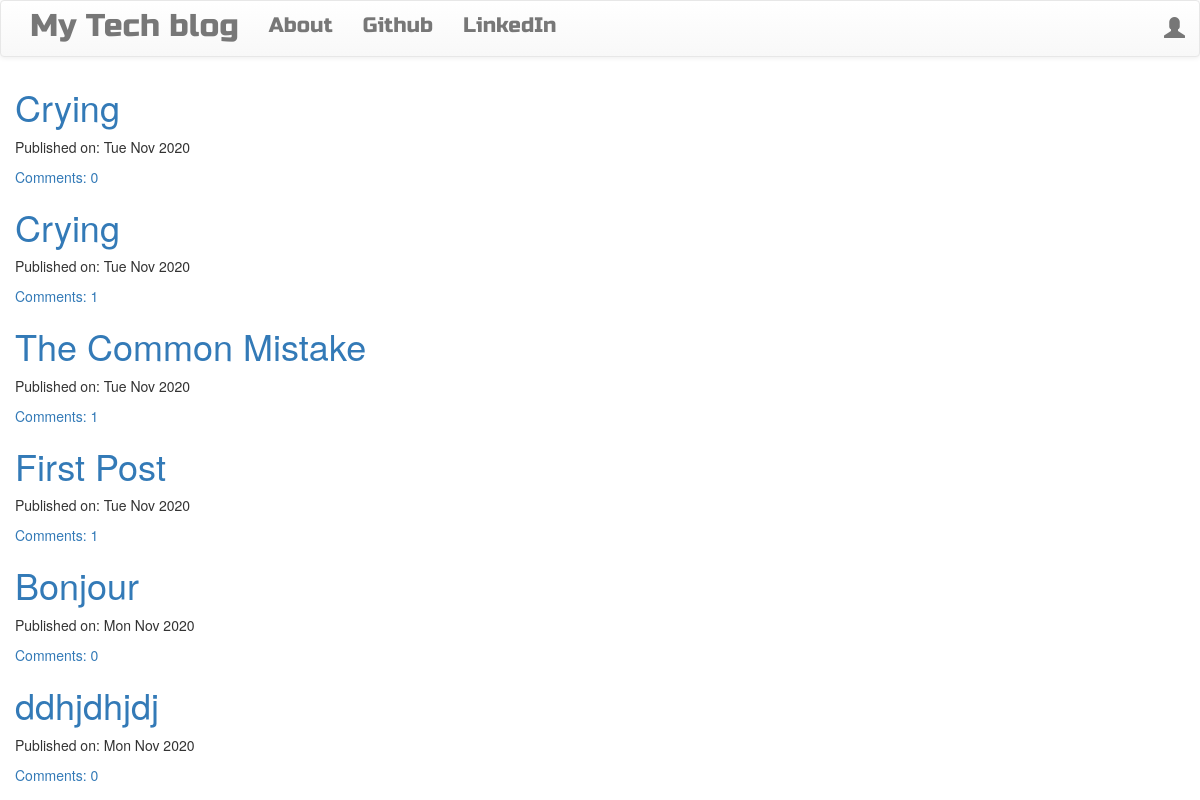
The page / on the database its author committed.
### blogapp/models.py (models this page shows, shortened)
class Post(models.Model):
    author=models.ForeignKey("auth.User", on_delete=models.CASCADE)
    title=models.CharField(max_length=200)
    text=models.TextField()
    create_date=models.DateTimeField(default=timezone.now)
    published_date=models.DateTimeField(blank=True, null=True)
    def approved_comments(self):
        return self.comments.filter(approved_comment=True)

### blogapp/views.py (the view)
# urls.py: path("", views.PostListView.as_view(), name="post-list-page"),
class PostListView(ListView):
    model=Post
    def get_queryset(self):
        return Post.objects.filter(published_date__lte=timezone.now()
        ).order_by("-published_date")#la date la plus recente

### blogapp/templates/blogapp/post_list.html
{% extends 'blogapp/base.html' %}
{% block content %}
<div class="centerstage">
    {% for post in post_list %}
        <div class="post">
            <h1><a href="{% url 'detail-post-page' pk=post.id %}">{{ post.title }}</a></h1>
            <div class="date">
                <p>Published on: {{ post.published_date|date:"D M Y"}}</p>
            </div>
            <a href="{% url 'detail-post-page' pk=post.id %}">Comments: {{ post.approved_comments.count }}</a>
        </div>
    {% endfor %}
</div>
{% endblock %}

### blogapp/templates/blogapp/base.html (shortened to what this page needs)
<!DOCTYPE html>
{% load static %}
<html lang="en">
<head>
 <link rel="stylesheet" href="https://maxcdn.bootstrapcdn.com/bootstrap/3.3.7/css/bootstrap.min.css">
 <link rel="stylesheet" href="https://maxcdn.bootstrapcdn.com/bootstrap/3.3.7/css/bootstrap-theme.min.css">
<link rel="stylesheet" href="//cdn.jsdelivr.net/npm/medium-editor@latest/dist/css/medium-editor.min.css" type="text/css" media="screen" charset="utf-8">
<link rel="stylesheet" href="{% static 'css/blogapp.css' %}">
</head>
<body class='loader'>
<nav class="navbar navbar-default techfont custom-navbar">
    <div class="container">
      <ul class="nav navbar-nav">
        <li><a class='navbar-brand bigbrand' href="{% url 'post-list-page' %}">My Tech blog</a></li>
        <li><a href="{% url 'about-page'%}">About</a></li>
        <li><a href="https://www.github.com">Github</a></li>
        <li><a href="https://www.linkedin.com">LinkedIn</a></li>
      </ul>
      <ul class="nav navbar-nav navbar-right">
        {% if user.is_authenticated %}
        <li>
          <a href="{% url 'create-post-page' %}" >New Post</a>
        </li>
        <li>
          <a href="{% url 'draft-post-page' %}">Drafts</a>
        </li>
        <li>
          <a href="{% url 'logout' %}" >Log out</a>
        </li>
        <li>
          <a >Welcome: {{ user.username }}</a>
        </li>
          {% else %}
          <li><a class='nav navbar-right' href="{% url 'login' %}" ><span class="glyphicon glyphicon-user"></span></a></li>
        {% endif %}
      </ul>
  </div>
</nav>
        <div class="content container">
            <div class="row">
                <div class="col-lg col-md col">
                  <div class="blog_posts">
                    {% block content %}{% endblock %}
                  </div>
                </div>
            </div>
        </div>
</body>
</html>

### blogapp/static/css/blogapp.css (style rules this page uses)
.loader { filter:hue-rotate(0deg); color: linear-gradient(45deg,#0f8,#08f); animation:hue 5000ms infinite linear; }
.bigbrand { font-size: 1.5em; }
.techfont { font-family: 'Russo One', sans-serif; font-size: 1.5em; margin-bottom: 10px; }
.centerstage { margin-left: auto; margin-right: auto; }

### rows shown on the page
Post: title "Crying", published_date "Tue Nov 2020", approved_comments.count "0"
Post: title "Crying", published_date "Tue Nov 2020", approved_comments.count "1"
Post: title "The Common Mistake", published_date "Tue Nov 2020", approved_comments.count "1"
Post: title "First Post", published_date "Tue Nov 2020", approved_comments.count "1"
Post: title "Bonjour", published_date "Mon Nov 2020", approved_comments.count "0"
Post: title "ddhjdhjdj", published_date "Mon Nov 2020", approved_comments.count "0"
